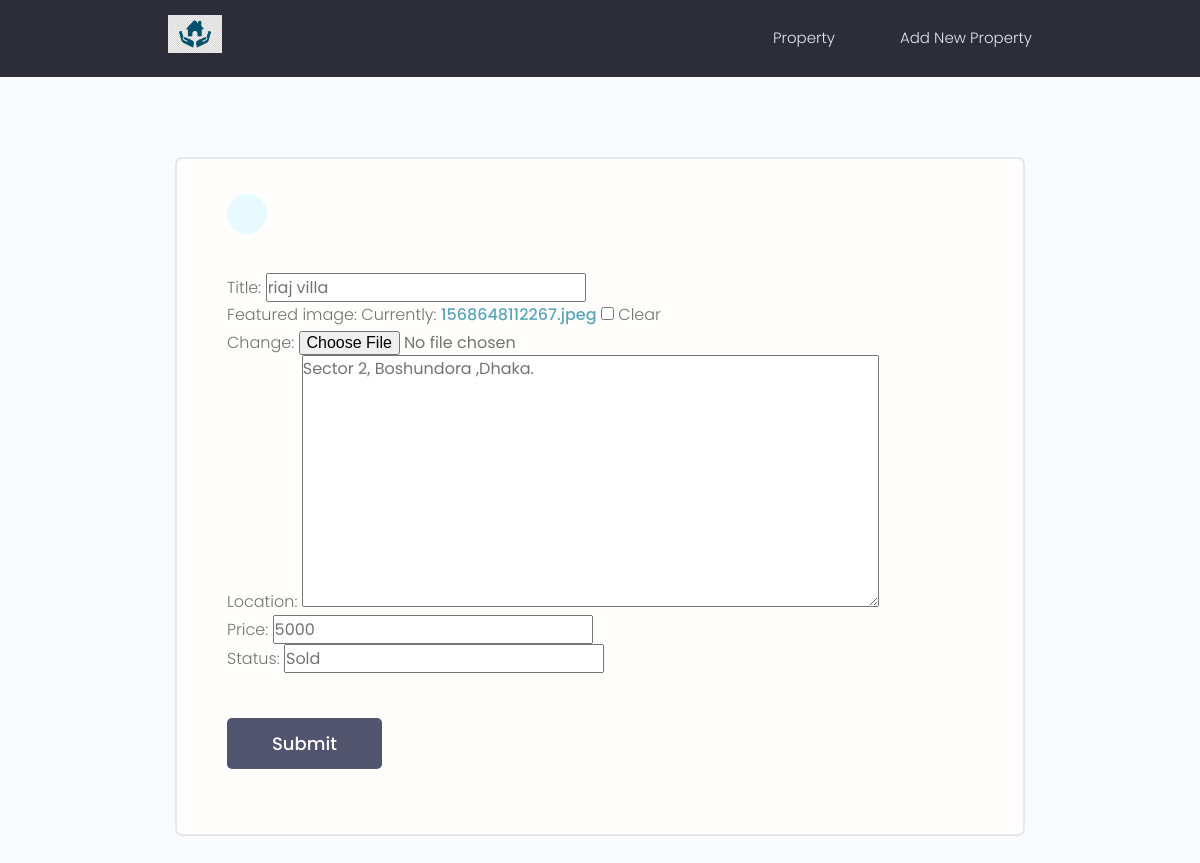
The page /projects/edit-project/b27f5b2e0feb4d4cb94a1f05f3daf0b7/ on the database its author committed.
### projects/models.py (models this page shows, shortened)
class Projects(models.Model):
    title = models.CharField(max_length=200)
    featured_image = models.ImageField(
        blank=True, null=True, default='default.jpg')
    location = models.TextField(max_length=100,null=True, blank=True)
    owner_name = models.TextField(max_length=100,null=True, blank=True)
    price = models.IntegerField(null=True, blank=True)
    status = models.CharField(max_length=20, null=True, blank=True)
    tags = models.ManyToManyField('Tag', blank=True)
    created = models.DateTimeField(auto_now_add=True)
    id = models.UUIDField(default=uuid.uuid4, unique=True,
                          primary_key=True, editable=False)

### projects/views.py (the view)
def edit_project(request, project_id):
    project = Projects.objects.get(id=project_id)
    form = ProjectsForm(instance=project)
    context = {'form': form}
    if request.method == 'POST':
        form = ProjectsForm(request.POST, request.FILES, instance=project)
        if form.is_valid():
            form.save()
            return redirect('projects')
    return render(request, 'projects/project-form.html', context)

### projects/forms.py
class ProjectsForm(ModelForm):
    class Meta:
        model = Projects
        fields = ['title', 'featured_image',
                  'location', 'price', 'status']

### projects/templates/projects/project-form.html (shortened to what this page needs)
{% extends 'main.html' %}
{% block content %}
<main class="formPage my-xl">
    <div class="content-box">
        <div class="formWrapper">
            <a class="backButton" href="#"></a>
            <br>
            <form action = "" method="POST" enctype="multipart/form-data">
                <div class="form__field">
                    {{form.as_p}}
                </div>
                <input class="btn btn--sub btn--lg  my-md" type="submit" value="Submit" />
            </form>
        </div>
    </div>
</main>
{% endblock %}

### static/styles/app.css (style rules this page uses)
:root { --color-sub: #2d2d39; }
.btn--sub { background-color: var(--color-sub-light); }
.content-box { width: 95%; max-width: 85rem; margin: 0 auto; }
.backButton { background: var(--color-main-light); color: var(--color-main); width: 4rem; height: 4rem; display: flex; align-items: center; justify-content: center; border-radius: 50%; }
.formPage .formWrapper { list-style: none; background: var(--color-white); padding: 3.5rem 5rem; border: 2px solid var(--color-light); border-radius: 0.7rem; }

### static/uikit/styles/modules/_variables.css (style rules this page uses)
:root { --color-main: #5aa5b9; --color-main-light: #e6faff; --color-sub: #3f4156; --color-sub-light: #51546e; --color-sub-lighter: #ededfd; --color-text: #737373; --color-gray: #8b8b8b; --color-light: #e5e7eb; --color-light-gray: #767676; --color-bg: #f8fafd; --color-white: #fffefd; --color-white-light: #f3f3f3; --color-success: #359e64; --color-success-bg: #def8e8; --color-error: #fc4b0b; --color-error-bg: #fff2ee; --font-base: 'Poppins', arial, helvetica, 'Segoe UI', roboto, ubuntu, sans-serif; --font-monospace: 'Fira Code', 'Courier New', courier, monospace; --font-regular: 300; --font-medium: 500; --font-bold: 700; --generic-shadow: 1px 1px 5px #00000010; --generic-transition: all 0.3s ease-in-out; }

### static/uikit/styles/modules/_base.css (style rules this page uses)
* { margin: 0; padding: 0; box-sizing: border-box; text-rendering: optimizeLegibility; color: inherit; font-size: inherit; }
html { font-size: 50%; }
@media only screen and (min-width: 480px) { html { font-size: 56.25%; } }
@media only screen and (min-width: 1200px) { html { font-size: 62.5%; } }
body { line-height: 1.6; font-weight: 400; font-size: 1.5rem; color: var(--color-text); background-color: var(--color-bg); min-height: 100vh; }

### static/uikit/styles/modules/_typography.css (style rules this page uses)
* { font-family: var(--font-base); }
p, span, strong { font-size: 1.6rem; color: var(--color-text); font-weight: var(--font-regular); }
a { padding-bottom: 2px; text-decoration: none; display: inline-block; color: var(--color-main); font-weight: var(--font-medium); }

### static/uikit/styles/modules/_utilities.css (style rules this page uses)
.my-md { margin: 3rem auto; }
.my-xl { margin: 8rem auto; }

### static/uikit/styles/modules/_button.css (style rules this page uses)
.btn { display: inline-block; position: relative; cursor: pointer; background-color: var(--color-light); font-weight: var(--font-medium); color: var(--color-sub); text-decoration: none; padding: 1rem 2rem; border-radius: 0.5rem; border: none; width: -webkit-fit-content; width: -moz-fit-content; width: fit-content; height: -webkit-fit-content; height: -moz-fit-content; height: fit-content; font-size: 1.6rem; outline-width: 0; outline-color: transparent; -webkit-backface-visibility: hidden; backface-visibility: hidden; transition: all 0.3s ease-in-out; }
.btn--sub { background-color: var(--color-sub); color: var(--color-white); }
.btn--lg { font-size: 1.8rem; padding: 1.2rem 4.5rem; }

### static/uikit/styles/modules/_form.css (style rules this page uses)
.form__field { margin-top: 1.5rem; margin-bottom: 1.5rem; }

### rows shown on the page
Projects: title "riaj villa", location "Sector 2, Boshundora ,Dhaka.", price "5000", status "Sold"
